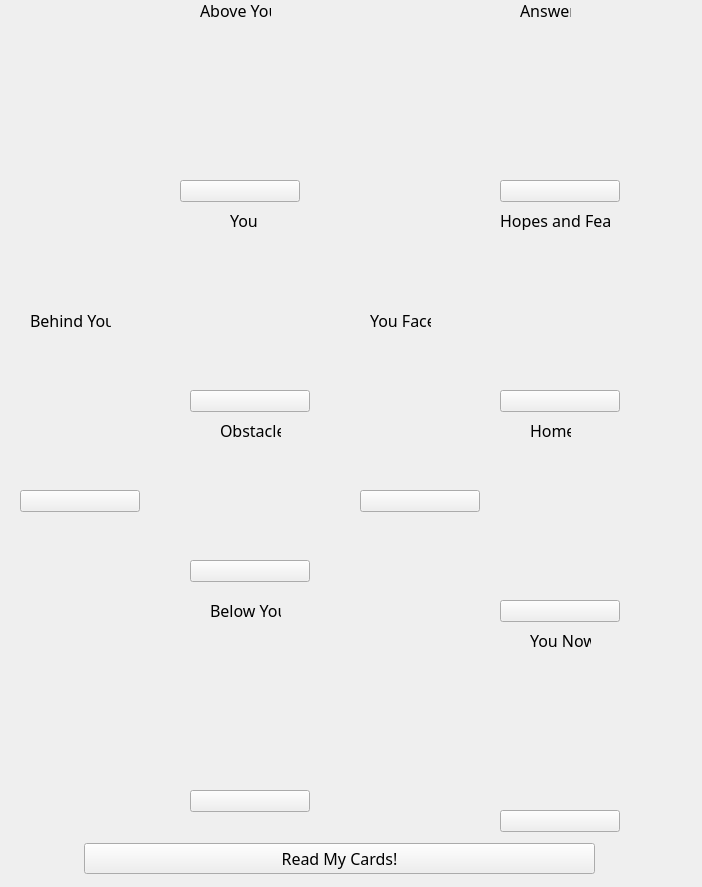
<?xml version="1.0" encoding="UTF-8"?>
<ui version="4.0">
 <class>UiCelticReading</class>
 <widget class="QWidget" name="UiCelticReading">
  <property name="geometry">
   <rect>
    <x>0</x>
    <y>0</y>
    <width>702</width>
    <height>887</height>
   </rect>
  </property>
  <property name="font">
   <font>
    <family>Adobe Hebrew</family>
    <pointsize>12</pointsize>
   </font>
  </property>
  <property name="windowTitle">
   <string>Form</string>
  </property>
  <widget class="QLabel" name="bhi_label">
   <property name="geometry">
    <rect>
     <x>30</x>
     <y>310</y>
     <width>81</width>
     <height>20</height>
    </rect>
   </property>
   <property name="font">
    <font>
     <family>Adobe Hebrew</family>
     <pointsize>12</pointsize>
    </font>
   </property>
   <property name="layoutDirection">
    <enum>Qt::LeftToRight</enum>
   </property>
   <property name="text">
    <string>Behind You</string>
   </property>
  </widget>
  <widget class="QLabel" name="ans_img">
   <property name="geometry">
    <rect>
     <x>500</x>
     <y>20</y>
     <width>120</width>
     <height>158</height>
    </rect>
   </property>
   <property name="autoFillBackground">
    <bool>true</bool>
   </property>
   <property name="text">
    <string/>
   </property>
  </widget>
  <widget class="QLabel" name="you_label">
   <property name="geometry">
    <rect>
     <x>230</x>
     <y>210</y>
     <width>31</width>
     <height>20</height>
    </rect>
   </property>
   <property name="font">
    <font>
     <family>Adobe Hebrew</family>
     <pointsize>12</pointsize>
    </font>
   </property>
   <property name="layoutDirection">
    <enum>Qt::LeftToRight</enum>
   </property>
   <property name="text">
    <string>You</string>
   </property>
  </widget>
  <widget class="QLabel" name="ans_label">
   <property name="geometry">
    <rect>
     <x>520</x>
     <y>0</y>
     <width>51</width>
     <height>20</height>
    </rect>
   </property>
   <property name="font">
    <font>
     <family>Adobe Hebrew</family>
     <pointsize>12</pointsize>
    </font>
   </property>
   <property name="layoutDirection">
    <enum>Qt::LeftToRight</enum>
   </property>
   <property name="text">
    <string>Answer</string>
   </property>
  </widget>
  <widget class="QLabel" name="hom_label">
   <property name="geometry">
    <rect>
     <x>530</x>
     <y>420</y>
     <width>41</width>
     <height>20</height>
    </rect>
   </property>
   <property name="font">
    <font>
     <family>Adobe Hebrew</family>
     <pointsize>12</pointsize>
    </font>
   </property>
   <property name="layoutDirection">
    <enum>Qt::LeftToRight</enum>
   </property>
   <property name="text">
    <string>Home</string>
   </property>
  </widget>
  <widget class="QLabel" name="abv_label">
   <property name="geometry">
    <rect>
     <x>200</x>
     <y>0</y>
     <width>71</width>
     <height>20</height>
    </rect>
   </property>
   <property name="font">
    <font>
     <family>Adobe Hebrew</family>
     <pointsize>12</pointsize>
    </font>
   </property>
   <property name="layoutDirection">
    <enum>Qt::LeftToRight</enum>
   </property>
   <property name="text">
    <string>Above You</string>
   </property>
  </widget>
  <widget class="QLabel" name="blo_img">
   <property name="geometry">
    <rect>
     <x>190</x>
     <y>620</y>
     <width>120</width>
     <height>158</height>
    </rect>
   </property>
   <property name="autoFillBackground">
    <bool>true</bool>
   </property>
   <property name="text">
    <string/>
   </property>
  </widget>
  <widget class="QLabel" name="blo_label">
   <property name="geometry">
    <rect>
     <x>210</x>
     <y>600</y>
     <width>71</width>
     <height>20</height>
    </rect>
   </property>
   <property name="font">
    <font>
     <family>Adobe Hebrew</family>
     <pointsize>12</pointsize>
    </font>
   </property>
   <property name="layoutDirection">
    <enum>Qt::LeftToRight</enum>
   </property>
   <property name="text">
    <string>Below You</string>
   </property>
  </widget>
  <widget class="QLabel" name="bef_label">
   <property name="geometry">
    <rect>
     <x>370</x>
     <y>310</y>
     <width>61</width>
     <height>20</height>
    </rect>
   </property>
   <property name="font">
    <font>
     <family>Adobe Hebrew</family>
     <pointsize>12</pointsize>
    </font>
   </property>
   <property name="layoutDirection">
    <enum>Qt::LeftToRight</enum>
   </property>
   <property name="text">
    <string>You Face</string>
   </property>
  </widget>
  <widget class="QLabel" name="you_img">
   <property name="geometry">
    <rect>
     <x>190</x>
     <y>230</y>
     <width>120</width>
     <height>158</height>
    </rect>
   </property>
   <property name="autoFillBackground">
    <bool>true</bool>
   </property>
   <property name="text">
    <string/>
   </property>
  </widget>
  <widget class="QLabel" name="obs_img">
   <property name="geometry">
    <rect>
     <x>170</x>
     <y>440</y>
     <width>158</width>
     <height>120</height>
    </rect>
   </property>
   <property name="autoFillBackground">
    <bool>true</bool>
   </property>
   <property name="text">
    <string/>
   </property>
  </widget>
  <widget class="QLabel" name="hom_img">
   <property name="geometry">
    <rect>
     <x>500</x>
     <y>440</y>
     <width>120</width>
     <height>158</height>
    </rect>
   </property>
   <property name="autoFillBackground">
    <bool>true</bool>
   </property>
   <property name="text">
    <string/>
   </property>
  </widget>
  <widget class="QLabel" name="bhi_img">
   <property name="geometry">
    <rect>
     <x>20</x>
     <y>330</y>
     <width>120</width>
     <height>158</height>
    </rect>
   </property>
   <property name="autoFillBackground">
    <bool>true</bool>
   </property>
   <property name="text">
    <string/>
   </property>
  </widget>
  <widget class="QLabel" name="hnf_img">
   <property name="geometry">
    <rect>
     <x>500</x>
     <y>230</y>
     <width>120</width>
     <height>158</height>
    </rect>
   </property>
   <property name="autoFillBackground">
    <bool>true</bool>
   </property>
   <property name="text">
    <string/>
   </property>
  </widget>
  <widget class="QLabel" name="abv_img">
   <property name="geometry">
    <rect>
     <x>180</x>
     <y>20</y>
     <width>120</width>
     <height>158</height>
    </rect>
   </property>
   <property name="autoFillBackground">
    <bool>true</bool>
   </property>
   <property name="text">
    <string/>
   </property>
  </widget>
  <widget class="QLabel" name="hnf_label">
   <property name="geometry">
    <rect>
     <x>500</x>
     <y>210</y>
     <width>111</width>
     <height>20</height>
    </rect>
   </property>
   <property name="font">
    <font>
     <family>Adobe Hebrew</family>
     <pointsize>12</pointsize>
    </font>
   </property>
   <property name="layoutDirection">
    <enum>Qt::LeftToRight</enum>
   </property>
   <property name="text">
    <string>Hopes and Fears</string>
   </property>
  </widget>
  <widget class="QLabel" name="unw_label">
   <property name="geometry">
    <rect>
     <x>530</x>
     <y>630</y>
     <width>61</width>
     <height>20</height>
    </rect>
   </property>
   <property name="font">
    <font>
     <family>Adobe Hebrew</family>
     <pointsize>12</pointsize>
    </font>
   </property>
   <property name="layoutDirection">
    <enum>Qt::LeftToRight</enum>
   </property>
   <property name="text">
    <string>You Now</string>
   </property>
  </widget>
  <widget class="QLabel" name="bef_img">
   <property name="geometry">
    <rect>
     <x>360</x>
     <y>330</y>
     <width>120</width>
     <height>158</height>
    </rect>
   </property>
   <property name="autoFillBackground">
    <bool>true</bool>
   </property>
   <property name="text">
    <string/>
   </property>
  </widget>
  <widget class="QLabel" name="obs_label">
   <property name="geometry">
    <rect>
     <x>220</x>
     <y>420</y>
     <width>61</width>
     <height>20</height>
    </rect>
   </property>
   <property name="font">
    <font>
     <family>Adobe Hebrew</family>
     <pointsize>12</pointsize>
    </font>
   </property>
   <property name="layoutDirection">
    <enum>Qt::LeftToRight</enum>
   </property>
   <property name="text">
    <string>Obstacle</string>
   </property>
  </widget>
  <widget class="QLabel" name="unw_img">
   <property name="geometry">
    <rect>
     <x>500</x>
     <y>650</y>
     <width>120</width>
     <height>158</height>
    </rect>
   </property>
   <property name="autoFillBackground">
    <bool>true</bool>
   </property>
   <property name="text">
    <string/>
   </property>
  </widget>
  <widget class="QPushButton" name="abv_btn">
   <property name="geometry">
    <rect>
     <x>180</x>
     <y>180</y>
     <width>120</width>
     <height>22</height>
    </rect>
   </property>
   <property name="text">
    <string/>
   </property>
  </widget>
  <widget class="QPushButton" name="ans_btn">
   <property name="geometry">
    <rect>
     <x>500</x>
     <y>180</y>
     <width>120</width>
     <height>22</height>
    </rect>
   </property>
   <property name="text">
    <string/>
   </property>
  </widget>
  <widget class="QPushButton" name="hnf_btn">
   <property name="geometry">
    <rect>
     <x>500</x>
     <y>390</y>
     <width>120</width>
     <height>22</height>
    </rect>
   </property>
   <property name="text">
    <string/>
   </property>
  </widget>
  <widget class="QPushButton" name="you_btn">
   <property name="geometry">
    <rect>
     <x>190</x>
     <y>390</y>
     <width>120</width>
     <height>22</height>
    </rect>
   </property>
   <property name="text">
    <string/>
   </property>
  </widget>
  <widget class="QPushButton" name="bhi_btn">
   <property name="geometry">
    <rect>
     <x>20</x>
     <y>490</y>
     <width>120</width>
     <height>22</height>
    </rect>
   </property>
   <property name="text">
    <string/>
   </property>
  </widget>
  <widget class="QPushButton" name="bef_btn">
   <property name="geometry">
    <rect>
     <x>360</x>
     <y>490</y>
     <width>120</width>
     <height>22</height>
    </rect>
   </property>
   <property name="text">
    <string/>
   </property>
  </widget>
  <widget class="QPushButton" name="hom_btn">
   <property name="geometry">
    <rect>
     <x>500</x>
     <y>600</y>
     <width>120</width>
     <height>22</height>
    </rect>
   </property>
   <property name="text">
    <string/>
   </property>
  </widget>
  <widget class="QPushButton" name="blo_btn">
   <property name="geometry">
    <rect>
     <x>190</x>
     <y>790</y>
     <width>120</width>
     <height>22</height>
    </rect>
   </property>
   <property name="text">
    <string/>
   </property>
  </widget>
  <widget class="QPushButton" name="unw_btn">
   <property name="geometry">
    <rect>
     <x>500</x>
     <y>810</y>
     <width>120</width>
     <height>22</height>
    </rect>
   </property>
   <property name="text">
    <string/>
   </property>
  </widget>
  <widget class="QPushButton" name="obs_btn">
   <property name="geometry">
    <rect>
     <x>190</x>
     <y>560</y>
     <width>120</width>
     <height>22</height>
    </rect>
   </property>
   <property name="text">
    <string/>
   </property>
  </widget>
  <widget class="QPushButton" name="read_cards_btn">
   <property name="geometry">
    <rect>
     <x>84</x>
     <y>843</y>
     <width>511</width>
     <height>31</height>
    </rect>
   </property>
   <property name="font">
    <font>
     <family>Adobe Hebrew</family>
     <pointsize>12</pointsize>
    </font>
   </property>
   <property name="text">
    <string>Read My Cards!</string>
   </property>
  </widget>
 </widget>
 <resources/>
 <connections/>
</ui>
